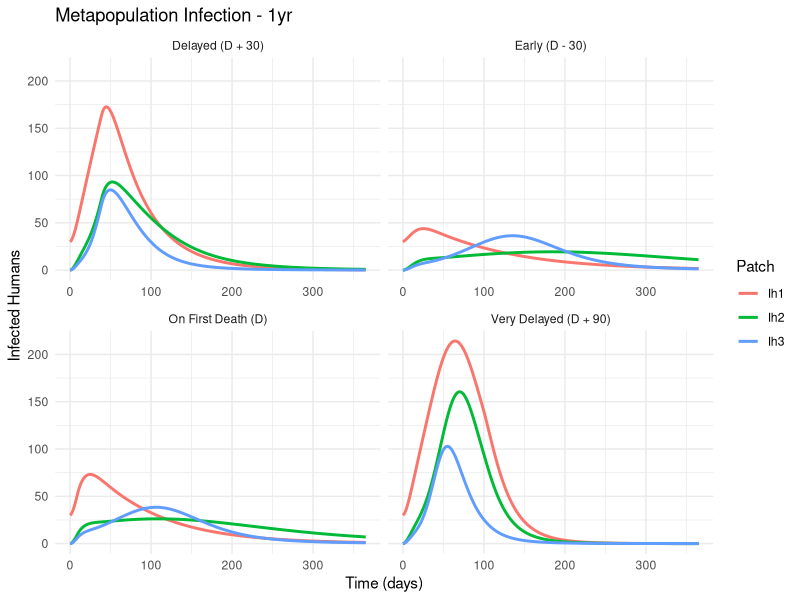
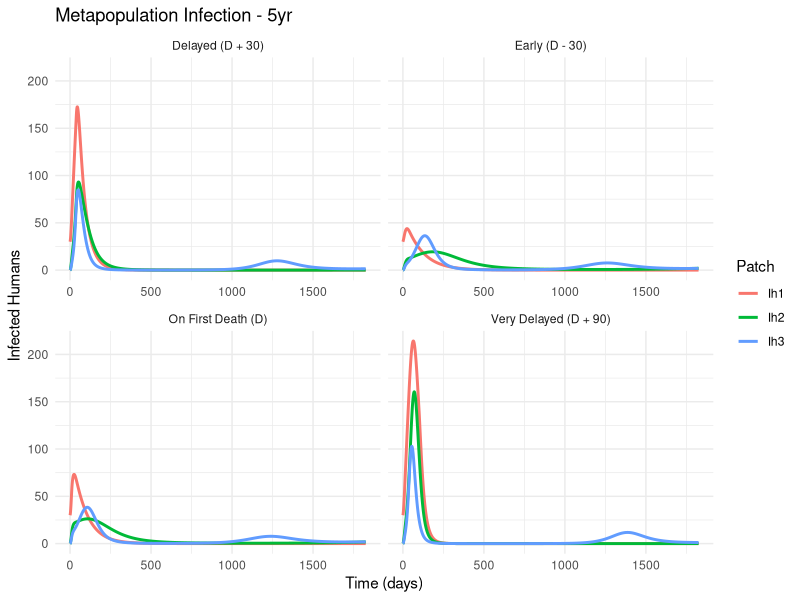
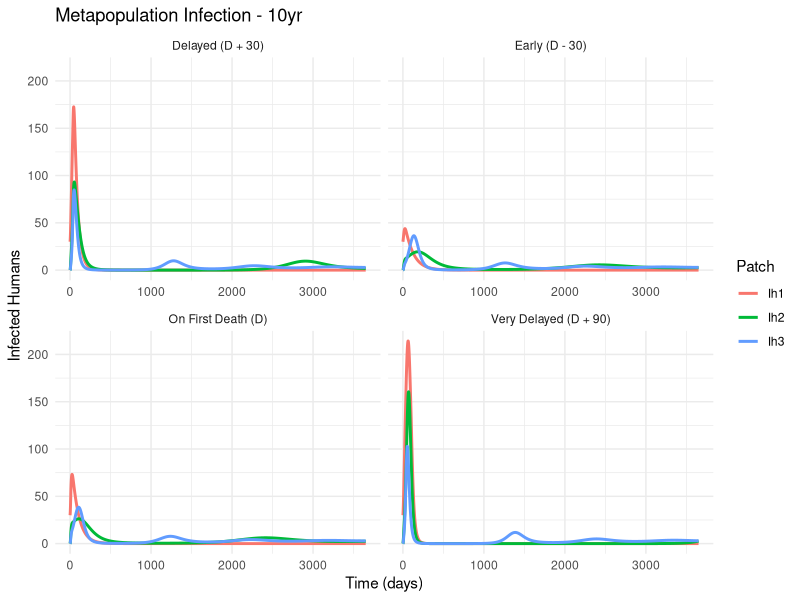

These charts were generated, in order, by the following R code:
library(deSolve)
library(ggplot2)
library(dplyr)
library(tidyr)

# ------------------------------------------
# Metapopulation SEIR-SEI Model with Bed Nets
# ------------------------------------------

metapop_bednets_model <- function(t, state, parameters) {
  with(as.list(c(state, parameters)), {
    np <- length(patches)
    
    Sh <- state[patch_indices("Sh")]
    Eh <- state[patch_indices("Eh")]
    Ih <- state[patch_indices("Ih")]
    Rh <- state[patch_indices("Rh")]
    Sv <- state[patch_indices("Sv")]
    Ev <- state[patch_indices("Ev")]
    Iv <- state[patch_indices("Iv")]
    Dh <- state[patch_indices("Dh")]
    
    Nh <- Sh + Eh + Ih + Rh
    Nv <- Sv + Ev + Iv
    
    eta_t <- ifelse(t >= t_intv, eta, 0)
    alpha_eff <- (1 - eta_t) * alpha
    
    lambda_h <- f_h * alpha_eff * p_h * Iv / (Nh)
    lambda_v <- f_h * alpha_eff * p_v * Ih / (Nh)
    
    logistic_birth <- b_v * Nv * (1 - Nv / K_v)
    
    dSh <- b_h * Nh - lambda_h * Sh + omega * Rh - mu_h * Sh + inflow(Sh, M) - outflow(Sh, M)
    dEh <- lambda_h * Sh - sigma_h * Eh - mu_h * Eh + inflow(Eh, M) - outflow(Eh, M)
    dIh <- sigma_h * Eh - gamma * Ih - (mu_h + d) * Ih + inflow(Ih, M) - outflow(Ih, M)
    dRh <- gamma * Ih - omega * Rh - mu_h * Rh + inflow(Rh, M) - outflow(Rh, M)
    dDh <- d * Ih
    
    dSv <- logistic_birth - lambda_v * Sv - mu_v * Sv + inflow(Sv, Mv) - outflow(Sv, Mv)
    dEv <- lambda_v * Sv - sigma_v * Ev - mu_v * Ev + inflow(Ev, Mv) - outflow(Ev, Mv)
    dIv <- sigma_v * Ev - mu_v * Iv + inflow(Iv, Mv) - outflow(Iv, Mv)
    
    return(list(c(dSh, dEh, dIh, dRh, dSv, dEv, dIv, dDh)))
  })
}

patch_indices <- function(var) {
  start <- match(var, c("Sh", "Eh", "Ih", "Rh", "Sv", "Ev", "Iv", "Dh"))
  return(((start - 1) * np + 1):(start * np))
}

inflow <- function(vec, M) as.vector(t(M) %*% vec)
outflow <- function(vec, M) as.vector(M %*% vec)

np <- 3
patches <- 1:np
M <- matrix(c(
  0.9, 0.05, 0.05,
  0.05, 0.9, 0.05,
  0.05, 0.05, 0.90
), nrow = np, byrow = TRUE)
Mv <- M

base_parameters <- list(
  b_h = 1.1e-5, b_v = 0.25,
  f_h = 0.6, alpha = 0.8,
  p_h = 0.2, p_v = 0.5,
  sigma_h = 1/10, sigma_v = 1/15,
  gamma = 1/20, omega = 0.0009,
  mu_h = 1.1e-5, mu_v = 0.1,
  d = 0.003, eta = 0.6,
  K_v = 5000, t_intv = Inf,
  np = np, patches = patches,
  M = M, Mv = Mv
)

init <- rep(0, 8 * np)
names(init) <- c(paste0("Sh", 1:np), paste0("Eh", 1:np), paste0("Ih", 1:np),
                 paste0("Rh", 1:np), paste0("Sv", 1:np), paste0("Ev", 1:np),
                 paste0("Iv", 1:np), paste0("Dh", 1:np))

init[c("Sh1", "Eh1", "Ih1", "Rh1", "Sv1", "Ev1", "Iv1")] <- c(1000, 20, 30, 0, 6000, 150, 100)
init[c("Sh2", "Eh2", "Ih2", "Rh2", "Sv2", "Ev2", "Iv2")] <- c(600, 0, 0, 0, 4000, 80, 40)
init[c("Sh3", "Eh3", "Ih3", "Rh3", "Sv3", "Ev3", "Iv3")] <- c(300, 0, 0, 0, 2000, 50, 25)
init[paste0("Dh", 1:np)] <- 0

# ------------------------------------------
# Simulation Loop
# ------------------------------------------
all_runs <- list()
time_horizons <- list("1yr" = 365, "5yr" = 1825, "10yr" = 3650)

for (label in names(time_horizons)) {
  maxtime <- time_horizons[[label]]
  times <- seq(0, maxtime, 1)
  para <- base_parameters
  para$t_intv <- Inf
  
  baseline <- ode(y = init, times = times, func = metapop_bednets_model, parms = para, method = "ode45")
  baseline_df <- as.data.frame(baseline)
  first_death_day <- which(baseline_df$Dh1 >= 1)[1] - 1
  if (is.na(first_death_day)) next
  
  timings <- list(
    "Early (D - 30)" = max(0, first_death_day - 30),
    "On First Death (D)" = first_death_day,
    "Delayed (D + 30)" = first_death_day + 30,
    "Very Delayed (D + 90)" = first_death_day + 90
  )
  
  scenarios <- lapply(names(timings), function(name) {
    para$t_intv <- timings[[name]]
    sim <- ode(y = init, times = times, func = metapop_bednets_model, parms = para, method = "ode45")
    df <- as.data.frame(sim)
    df$scenario <- name
    df$time_horizon <- label
    return(df)
  })
  
  all_runs[[label]] <- do.call(rbind, scenarios)
}

meta_df <- do.call(rbind, all_runs)

# ------------------------------------------
# Plot Results
# ------------------------------------------
meta_long <- meta_df %>%
  select(time, scenario, time_horizon, Ih1, Ih2, Ih3) %>%
  pivot_longer(cols = starts_with("Ih"), names_to = "Patch", values_to = "Infected") %>%
  mutate(Patch = factor(Patch, levels = c("Ih1", "Ih2", "Ih3")))

for (h in unique(meta_long$time_horizon)) {
  df <- meta_long %>% filter(time_horizon == h)
  p <- ggplot(df, aes(x = time, y = Infected, color = Patch)) +
    geom_line(size = 1) +
    facet_wrap(~ scenario, scales = "free_x") +
    labs(title = paste("Metapopulation Infection -", h),
         x = "Time (days)", y = "Infected Humans") +
    theme_minimal()
  print(p)
}

# ------------------------------------------
# Summary Statistics
# ------------------------------------------
summary_stats <- meta_df %>%
  group_by(scenario, time_horizon) %>%
  summarise(
    total_deaths_patch1 = round(max(Dh1)),
    total_deaths_patch2 = round(max(Dh2)),
    total_deaths_patch3 = round(max(Dh3)),
    
    peak_Ih_patch1 = round(max(Ih1)),
    peak_Ih_patch2 = round(max(Ih2)),
    peak_Ih_patch3 = round(max(Ih3)),
    
    peak_day_patch1 = time[which.max(Ih1)],
    peak_day_patch2 = time[which.max(Ih2)],
    peak_day_patch3 = time[which.max(Ih3)],
    
    first_death_patch1 = min(time[which(Dh1 >= 1)]),
    first_death_patch2 = min(time[which(Dh2 >= 1)]),
    first_death_patch3 = min(time[which(Dh3 >= 1)]),
    
    .groups = "drop"
  )


print(summary_stats)
